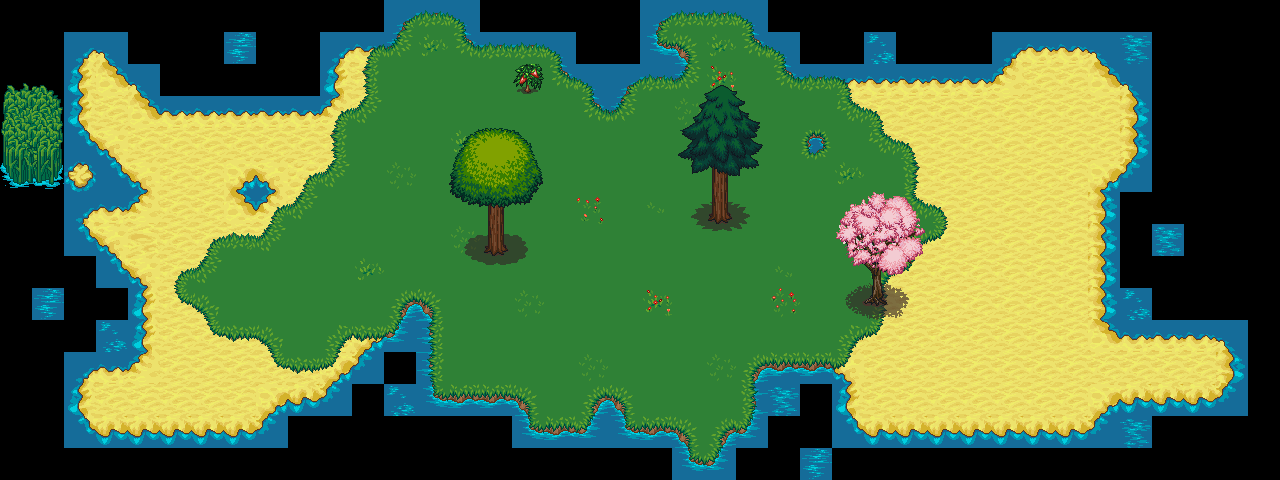

The image is a tile-based game level rendered from a .tmx file. Its description and source (layers, tilesets, objects; grid data summarised) follow:
An orthogonal 40x15 tile map with 32x32 px tiles, 5 tile layers (ground, fringe, trunks, trunk2, ...), 2 tilesets and 5 objects (mob).

<map version="1.0" orientation="orthogonal" width="40" height="15" tilewidth="32" tileheight="32">
 <properties>
  <property name="background_color" value="#156C99" />
 </properties>
 <tileset firstgid="1" name="ground" tilewidth="32" tileheight="32">
  <image source="../tiles/ground.png" width="1024" height="1024" />
 </tileset>
 <tileset firstgid="1025" name="trees" tilewidth="32" tileheight="32">
  <image source="../tiles/trees2.png" width="512" height="512" />
 </tileset>
 <layer name="ground" width="40" height="15">
  <data>[600 cells, 435 non-empty, 48 distinct tile ids]</data>
 </layer>
 <layer name="fringe" width="40" height="15">
  <data>[600 cells, 41 non-empty, 13 distinct tile ids]</data>
 </layer>
 <layer name="trunks" width="40" height="15">
  <data>[600 cells, 15 non-empty, 15 distinct tile ids]</data>
 </layer>
 <objectgroup name="entities" width="40" height="15">
  <object name="player" type="mob" x="256" y="256" width="32" height="32">
   <properties>
    <property name="image" value="player" />
   </properties>
  </object>
 </objectgroup>
 <layer name="trunk2" width="40" height="15">
  <data>[600 cells, 2 non-empty, 1 distinct tile ids]</data>
 </layer>
 <layer name="trees" width="40" height="15">
  <data>[600 cells, 30 non-empty, 30 distinct tile ids]</data>
 </layer>
 <objectgroup name="collision" width="40" height="15">
  <object x="256" y="173">
   <polygon points="0,0 -21,18 1,39 21,19" />
  </object>
  <object x="480" y="236" width="34" height="24">
   <ellipse />
  </object>
  <object x="702" y="203" width="34" height="24">
   <ellipse />
  </object>
  <object x="861" y="288" width="30" height="24">
   <ellipse />
  </object>
 </objectgroup>
</map>